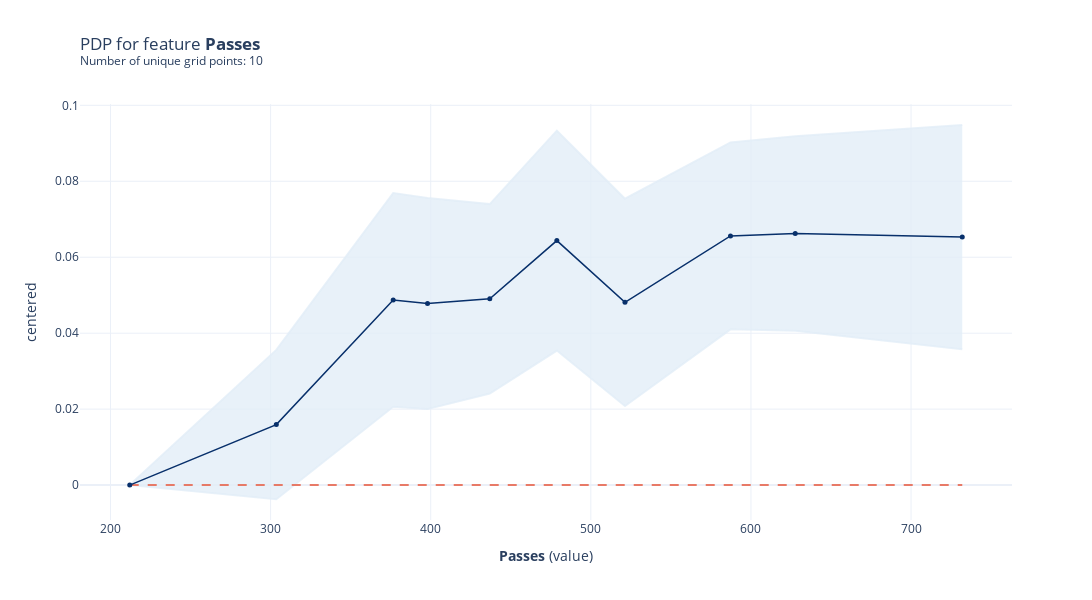

Notebook source saved alongside this figure:
### Code cell
fig,ax = pdp_passes.plot()
fig

### Figure 1 — Plotly figure (JSON) as saved in the notebook; plotly's stock layout.template omitted (floating-point values rounded to 4 significant figures)
{"data": [{"hoverinfo": "none", "line": {"color": "rgba(227,238,248,0.8)"}, "mode": "lines", "type": "scatter", "x": [212, 303.6, 376.6, 398, 436.9, 478.8, 521.3, 587.2, 627.7, 732], "xaxis": "x", "y": [0, 0.03559, 0.07689, 0.07561, 0.074, 0.09333, 0.07542, 0.09024, 0.09187, 0.09482], "yaxis": "y"}, {"fill": "tonexty", "fillcolor": "rgba(227,238,248,0.8)", "hoverinfo": "none", "line": {"color": "rgba(227,238,248,0.8)"}, "mode": "lines", "type": "scatter", "x": [212, 303.6, 376.6, 398, 436.9, 478.8, 521.3, 587.2, 627.7, 732], "xaxis": "x", "y": [0, -0.003714, 0.02061, 0.02002, 0.02413, 0.03542, 0.02083, 0.04101, 0.04063, 0.0358], "yaxis": "y"}, {"hoverinfo": "none", "line": {"color": "#E75438", "dash": "dash", "width": 1.5}, "mode": "lines", "type": "scatter", "x": [212, 303.6, 376.6, 398, 436.9, 478.8, 521.3, 587.2, 627.7, 732], "xaxis": "x", "y": [0, 0, 0, 0, 0, 0, 0, 0, 0, 0], "yaxis": "y"}, {"hovertemplate": "%{y}", "line": {"color": "rgba(8,48,107,1.0)", "width": 1.5}, "marker": {"color": "rgba(8,48,107,1.0)", "size": 5}, "mode": "lines+markers", "name": "pdp", "type": "scatter", "x": [212, 303.6, 376.6, 398, 436.9, 478.8, 521.3, 587.2, 627.7, 732], "xaxis": "x", "y": [0, 0.01594, 0.04875, 0.04781, 0.04906, 0.06438, 0.04813, 0.06563, 0.06625, 0.06531], "yaxis": "y"}], "layout": {"height": 600, "showlegend": false, "title": {"text": "PDP for feature <b>Passes</b> <br><sup>Number of unique grid points: 10</sup>", "x": 0, "xref": "paper"}, "width": 1200, "xaxis": {"anchor": "y", "domain": [0, 1], "title": {"text": "<b>Passes</b> (value)"}}, "yaxis": {"anchor": "x", "domain": [0, 0.99], "title": {"text": "centered"}}}}
